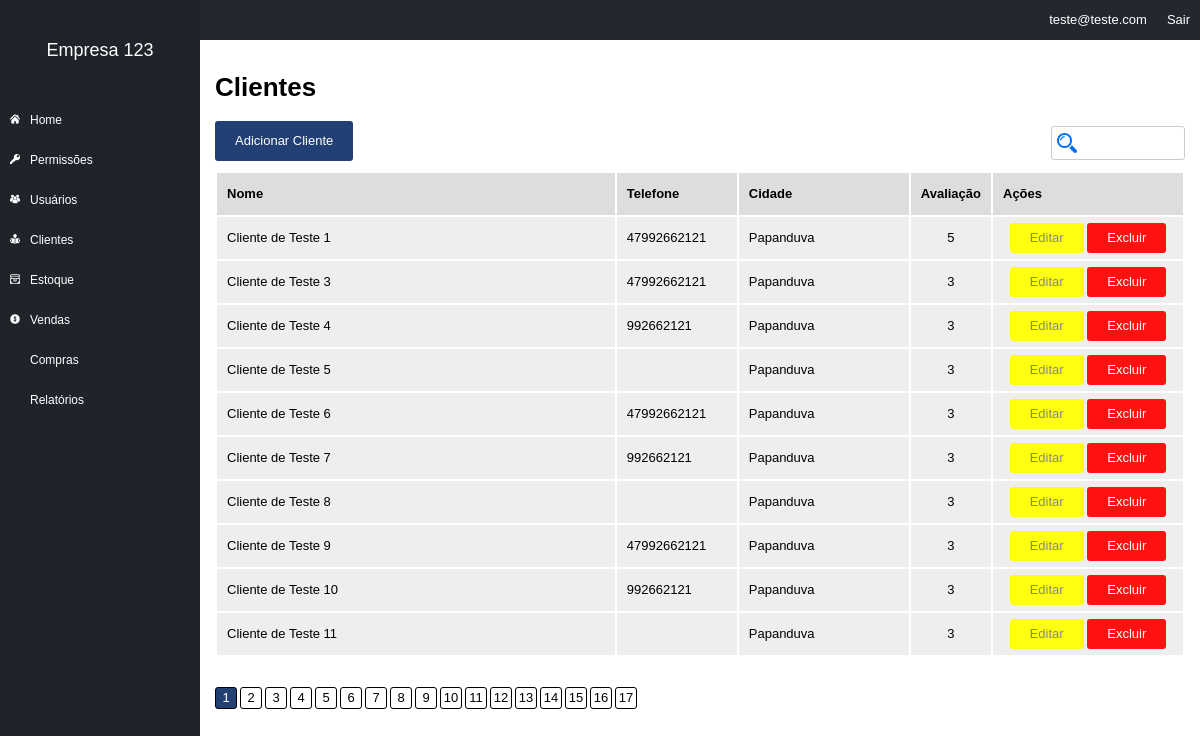
The page /clients (signed in) on the database its author committed.
### tables this page shows
CREATE TABLE `clients` (
  `Id` int(11) NOT NULL AUTO_INCREMENT,
  `id_company` int(11) DEFAULT '1',
  `name` varchar(100) DEFAULT NULL,
  `email` varchar(150) DEFAULT NULL,
  `phone` varchar(50) DEFAULT NULL,
  `address` varchar(100) DEFAULT NULL,
  `addressNumber` varchar(50) DEFAULT NULL,
  `address_neighb` varchar(50) DEFAULT NULL,
  `address2` varchar(100) DEFAULT NULL,
  `address_city` varchar(100) DEFAULT NULL,
  `address_state` varchar(50) DEFAULT NULL,
  `address_country` varchar(100) DEFAULT NULL,
  `address_zipcode` varchar(30) DEFAULT NULL,
  `stars` int(11) DEFAULT '3',
  `internal_obs` text,
  PRIMARY KEY (`Id`)
);

### models/Users.php (called while the page is built, shortened)
<?php
class Users extends Model
{
    private $userInfo;
    private $permissions;
    public function setLoggedUser()
    {
        if (!empty($_SESSION['ccUser'])) {
            $id = $_SESSION['ccUser'];
            $sql = $this->db->prepare("SELECT * FROM users WHERE Id = :id");
            $sql->bindValue(":id", $id);
            $sql->execute();
            if ($sql->rowCount() > 0) {
                $this->userInfo = $sql->fetch(PDO::FETCH_ASSOC);
                $this->permissions = new Permissions();
                $this->permissions->setGroup($this->userInfo['group'], $this->userInfo['id_company']);
            }
        }
    }
    public function hasPerssion($p)
    {
        return $this->permissions->hasPermission($p);
    }
    public function getCompany()
    {
        if (!empty($this->userInfo['id_company'])) {
            return $this->userInfo['id_company'];
        } else {
            return 0;
        }
    }
}

### models/Permissions.php (called while the page is built, shortened)
<?php
class Permissions extends Model {
    private $permissions = [];
    public function setGroup($idG, $idC) {
        $sql = $this->db->prepare("SELECT params FROM permission_groups WHERE Id = :id AND id_company = :idC");
        $sql->bindValue(":id", $idG);
        $sql->bindValue(":idC", $idC);
        $sql->execute();
        if ($sql->rowCount() > 0) {
            $row = $sql->fetch();
            $sql = $this->db->prepare("SELECT name FROM permission_params WHERE Id IN ({$row['params']}) AND id_company = :idC");
            $sql->bindValue(":idC", $idC);
            $sql->execute();
            if ($sql->rowCount() > 0) {
                foreach ($sql->fetchAll() as $i) {
                    $this->permissions[] = $i['name'];
                }
            }
        }
    }
    public function hasPermission($p) {
        if (in_array($p, $this->permissions)) {
            return true;
        } else {
            return false;
        }
    }
}

### core/controller.php (called while the page is built, shortened)
<?php
class controller{
    public function loadTemplate($viewName,$viewData = array()){
        require 'views/template.php';
    }
    public function loadViewInTemplate($viewName,$viewData = array()){
        extract($viewData);
        require "views/".$viewName.".php";
    }
}

### core/Core.php (called while the page is built, shortened)
<?php
    class Core{
        public function run(){
            $url = '/';
            if(!empty($_GET['url'])) {
                $url .= $_GET['url'];
            }
            $params = array();
            if(!empty($url) && $url != "/"){
                $url = explode("/",$url);
                array_shift($url);
                array_shift($url);
                if(isset($url) && !empty($url[0])){
                    $currentAction = $url[0];
                    array_shift($url);
                }else{
                    $currentAction = "index";
                }
            }else{
                $currentController = "homeController";
                $currentAction = "index";
            }
            $c = new $currentController();
            call_user_func_array(array($c,$currentAction),$params);
        }
    }

### index.php (called while the page is built, shortened)
<?php
$core = new Core();
$core->run();

### core/model.php (called while the page is built, shortened)
<?php
    class model{
        public function __construct() {
            global $db;
            $this->db = $db;
        }
    }

### models/Clients.php (called while the page is built, shortened)
<?php
class Clients extends Model
{
    public function getList($offset, $comp)
    {
        $array = [];
        $sql = $this->db->prepare("SELECT * FROM clients WHERE id_company = :comp LIMIT :offset, 10");
        $sql->bindValue(":comp", $comp, PDO::PARAM_INT);
        $sql->bindValue(":offset", $offset, PDO::PARAM_INT);
        $sql->execute();
        if ($sql->rowCount() > 0) {
            $array = $sql->fetchAll(PDO::FETCH_ASSOC);
        }
        return $array;
    }
}

### views/clients.php (the view, shortened to what this page needs)
<h1>Clientes</h1>
<?php if ($editPermission) {?>
    <a class="button" href="<?php echo BASE_URL . "clients/add"; ?>">Adicionar Cliente</a>
<?php }?>
<input type="text" id="busca" data-type="searchClients"/>
<table width="100%">
    <tr>
        <th>Nome</th>
        <th width="100">Telefone</th>
        <th width="150" nowrap>Cidade</th>
        <th width="50">Avaliação</th>
        <th width="170">Ações</th>
    </tr>
    <?php foreach ($clientsList as $uL) {?>
        <tr>
            <td><?php echo $uL['name']; ?></td>
            <td><?php echo $uL['phone']; ?></td>
            <td><?php echo $uL['address_city']; ?></td>
            <td style="text-align:center;"><?php echo $uL['stars']; ?></td>
            <td style="text-align:center;"><?php if ($editPermission) {?>
                <a  class="button bt-sm bt-yel" href="<?php echo BASE_URL . "clients/edit/" . $uL['Id']; ?>">Editar</a>
                <a class="button bt-sm bt-red" href="<?php echo BASE_URL . "clients/del/" . $uL['Id']; ?>" onclick="return confirm('Deseja realmente exluir?');">Excluir</a>
            <?php } else {?>
                <a  class="button bt-sm" href="<?php echo BASE_URL . "clients/view/" . $uL['Id']; ?>">Ver Detalhes</a>
            <?php }?>
            </td>
        </tr>
    <?php }?>
</table>
<div class="pagination">
    <?php for ($q = 1; $q <= $pCount; $q++) {?>
        <div class="pagItem <?php echo ($pag == $q) ? "pagActive":"";?>"><a href="<?php echo BASE_URL."clients?p=".$q;?>"><?php echo $q; ?></a></div>
    <?php }?>
</div>

### controllers/ClientsController.php (shortened to what this page needs)
<?php
class ClientsController extends controller
{
    public function index()
    {
        $data = [
        ];
        $u = new Users();
        $u->setLoggedUser();
        $comp = new Companies($u->getCompany());
        $data['companyName'] = $comp->getName();
        $data['userEmail'] = $u->getEmail();
        if ($u->hasPerssion("clientsView")) {
            $c = new Clients();
            $p = $_GET['p'] ?? 1;
            $p = (int) $p;
            $offset = (10 * ($p - 1));
            $data['pag'] = $p;
            $data['clientsList'] = $c->getList($offset, $u->getCompany());
            $data['clientsCount'] = $c->getCount($u->getCompany());
            $data['pCount'] = ceil($data['clientsCount'] / 10);
            $data['editPermission'] = $u->hasPerssion("clientsEdit");
            $this->loadTemplate('clients', $data);
            exit;
        } else {
            header("Location: " . BASE_URL);
            exit;
        }
    }
}

### views/template.php (shortened to what this page needs)
<!DOCTYPE html>
<html>
    <head>
        <link href="<?php echo BASE_URL; ?>assets/css/estilos.css" rel="stylesheet" />
    </head>
    <body>
        <div class="leftMenu">
            <div class="companyName"><?php echo $viewData['companyName']; ?></div>
            <div class="menuArea">
                <ul>
                    <li><a href="<?php echo BASE_URL; ?>">Home</a></li>
                    <li><a href="<?php echo BASE_URL . "permissions"; ?>">Permissões</a></li>
                    <li><a href="<?php echo BASE_URL . "users"; ?>">Usuários</a></li>
                    <li><a href="<?php echo BASE_URL . "clients"; ?>">Clientes</a></li>
                    <li><a href="<?php echo BASE_URL . "inventory"; ?>">Estoque</a></li>
                    <li><a href="<?php echo BASE_URL . "sales"; ?>">Vendas</a></li>
                    <li><a href="<?php echo BASE_URL . "purchases"; ?>">Compras</a></li>
                    <li><a href="<?php echo BASE_URL . "report"; ?>">Relatórios</a></li>
                </ul>
            </div>
        </div>
        <div class="container">
            <div class="top">
                <div class="topRight"><a href="<?php echo BASE_URL . "login/logOut"; ?>">Sair</a></div>
                <div class="topRight"><?php echo $viewData['userEmail']; ?></div>
            </div>
            <div class="area">
                <?php $this->loadViewInTemplate($viewName, $viewData);?>
            </div>
        </div>
    </body>
</html>

### assets/css/estilos.css (style rules this page uses)
body { margin: 0; padding: 0; font-size: 13px; font-family: Arial; }
.leftMenu { width: 200px; background-color: #1f232a; position: fixed; left: 0; top: 0; bottom: 0; }
.companyName { height: 100px; line-height: 100px; font-size: 18px; color: #fff; text-align: center; }
.menuArea { color: #fff; }
.menuArea ul { margin: 0; padding: 0; list-style: none; }
.menuArea li { height: 40px; line-height: 40px; font-size: 12px; padding-left: 30px; background-size: 10px 10px; background-repeat: no-repeat; background-position: 10px 14px; }
.menuArea li a { text-decoration: none; color: #fff; display: block; }
.menuArea li:nth-child(1) { background-image: url("../images/home.png"); }
.menuArea li:nth-child(2) { background-image: url("../images/key.png"); }
.menuArea li:nth-child(3) { background-image: url("../images/users.png"); }
.menuArea li:nth-child(4) { background-image: url("../images/clients.png"); }
.menuArea li:nth-child(5) { background-image: url("../images/inventory.png"); }
.menuArea li:nth-child(6) { background-image: url("../images/sale.png"); }
.menuArea li:nth-child(7) { background-image: url("../images/purchases.png"); }
.menuArea li:nth-child(7) { background-image: url("../images/reports.png"); }
.container { padding-left: 200px; }
.top { height: 40px; background-color: #232830; color: #fff; font-size: 13px; }
.topRight { float: right; height: 40px; line-height: 40px; padding-left: 10px; padding-right: 10px; }
.topRight a { text-decoration: none; color: #fff; }
.area { padding: 15px; }
input[type="text"], input[type="email"], input[type="password"], input[type="tel"], input[type="number"], textarea, select { height: 30px; font-size: 13px; outline: 0; padding-left: 5px; padding-right: 5px; width: 100%; margin-top: 5px; }
input[type="submit"], button, .button { text-decoration: none; border: 0; background-color: #224074; color: #fff; height: 40px; line-height: 40px; border-radius: 3px; padding-left: 20px; padding-right: 20px; cursor: pointer; font-size: 13px; display: inline-block; }
.bt-sm { height: 30px; line-height: 30px; }
.bt-red { background-color: #fe1111 !important; }
.bt-yel { background-color: #fefe11 !important; color: #888; }
table { margin-top: 10px; }
table th { height: 40px; line-height: 40px; background-color: #ddd; text-align: left; padding-left: 10px; padding-right: 10px; }
table td { height: 40px; line-height: 40px; background-color: #eee; text-align: left; padding-left: 10px; padding-right: 10px; }
.pagination { margin-top: 30px; margin-bottom: 30px; }
.pagItem { width: 20px; height: 20px; float: left; border: 1px solid #000; margin-right: 3px; text-align: center; line-height: 20px; border-radius: 3px; }
.pagItem a { text-decoration: none; display: block; color: #000; }
.pagActive { background-color: #224074; }
.pagActive a { color: #fff; }
#busca { width: 100px; float: right; background-image: url("../images/search.png"); background-repeat: no-repeat; background-size: 20px 20px; background-position: 5px center; padding-left: 27px; border-radius: 3px; border: 1px solid #ccc; }

### rows shown on the page
clients: name "Cliente de Teste 1", phone "47992662121", address_city "Papanduva", stars "5"
clients: name "Cliente de Teste 3", phone "47992662121", address_city "Papanduva", stars "3"
clients: name "Cliente de Teste 4", phone "992662121", address_city "Papanduva", stars "3"
clients: name "Cliente de Teste 5", address_city "Papanduva", stars "3"
clients: name "Cliente de Teste 6", phone "47992662121", address_city "Papanduva", stars "3"
clients: name "Cliente de Teste 7", phone "992662121", address_city "Papanduva", stars "3"
clients: name "Cliente de Teste 8", address_city "Papanduva", stars "3"
clients: name "Cliente de Teste 9", phone "47992662121", address_city "Papanduva", stars "3"
clients: name "Cliente de Teste 10", phone "992662121", address_city "Papanduva", stars "3"
clients: name "Cliente de Teste 11", address_city "Papanduva", stars "3"

### other values the page prints
$viewData['companyName'] "Empresa 123"
$viewData['userEmail'] "teste@teste.com"
